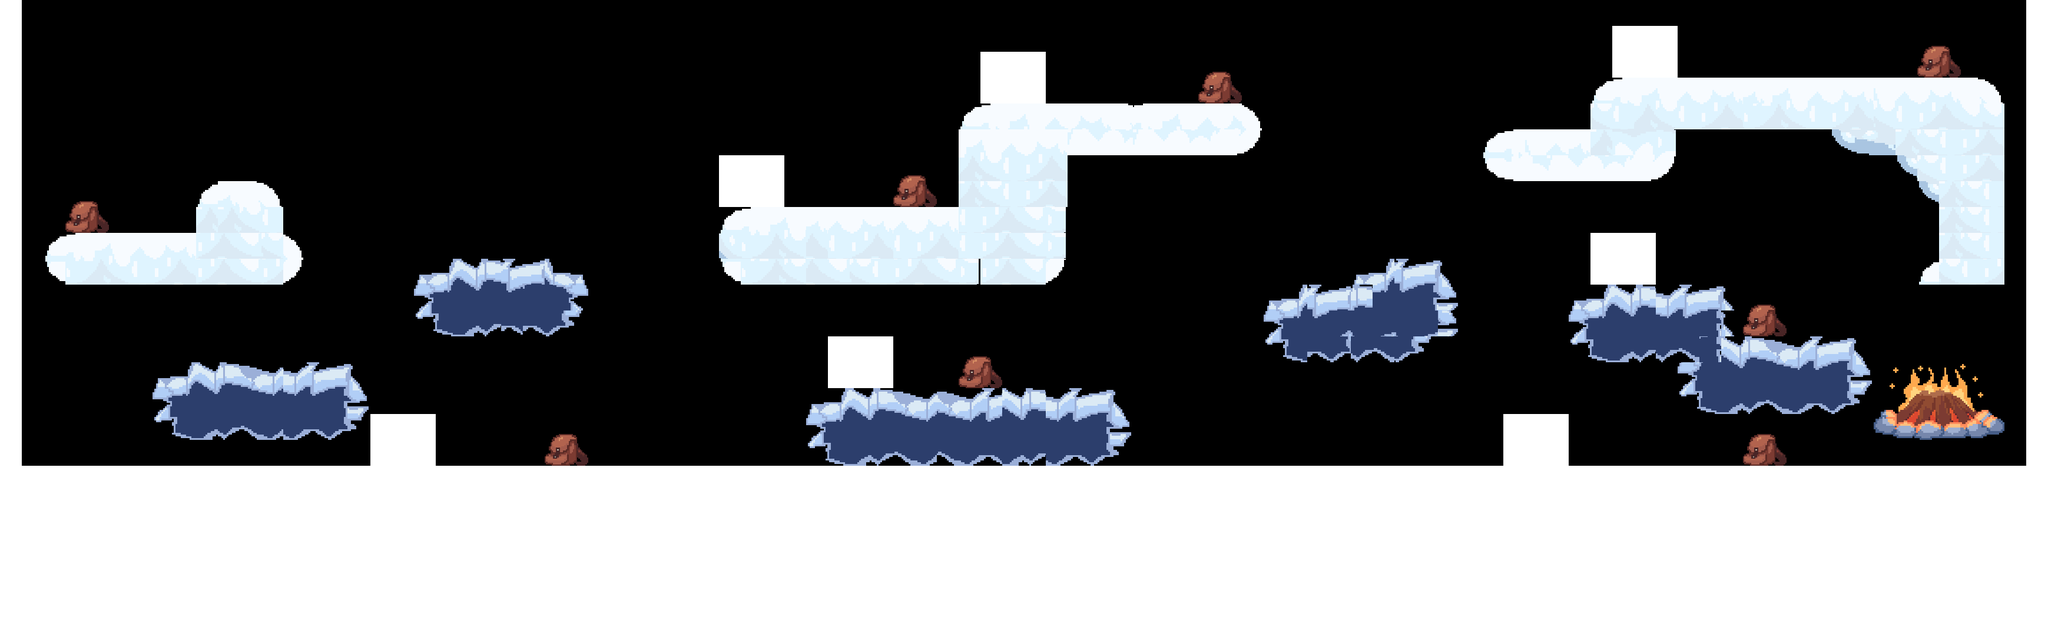

This is a level from a 2D game, rendered from its Tiled map with the project's own tilesets. A one-line summary and the map file follow, with tile-layer data summarised:
An orthogonal 94x24 tile map with 37x44 px tiles, 5 tile layers (Tiles, Tiles_gear, Next, Collisions_bear, ...), 5 tilesets and 152 objects.

<map version="1.10" tiledversion="1.10.1" orientation="orthogonal" renderorder="right-down" width="94" height="24" tilewidth="37" tileheight="44" infinite="0" nextlayerid="8" nextobjectid="2">
 <editorsettings>
  <export target="TileMap003.json" format="json" />
 </editorsettings>
 <tileset firstgid="1" name="Bgs" tilewidth="3811" tileheight="1056" spacing="12" tilecount="3" columns="1">
  <image source="../resources/backgrounds/all_bgs.jpg" trans="ff00ff" width="3840" height="3240" />
 </tileset>
 <tileset firstgid="4" name="Collisions" tilewidth="37" tileheight="44" tilecount="16" columns="4">
  <image source="../resources/props/Collision.png" trans="ff00ff" width="182" height="182" />
  <tile id="0">
   <objectgroup draworder="index" id="2">
    <object id="1" x="0" y="0" width="37" height="44" />
   </objectgroup>
  </tile>
  <tile id="1">
   <objectgroup draworder="index" id="2">
    <object id="1" x="0" y="0" width="37" height="44" />
   </objectgroup>
  </tile>
  <tile id="2">
   <objectgroup draworder="index" id="2">
    <object id="1" x="0" y="0" width="37" height="44" />
   </objectgroup>
  </tile>
  <tile id="3">
   <objectgroup draworder="index" id="2">
    <object id="1" x="0" y="0" width="37" height="44" />
   </objectgroup>
  </tile>
  <tile id="4">
   <objectgroup draworder="index" id="2">
    <object id="1" x="0" y="0" width="37" height="44" />
   </objectgroup>
  </tile>
  <tile id="5">
   <objectgroup draworder="index" id="2">
    <object id="1" x="0" y="0" width="37" height="44" />
   </objectgroup>
  </tile>
  <tile id="6">
   <objectgroup draworder="index" id="2">
    <object id="1" x="0" y="0" width="37" height="44" />
   </objectgroup>
  </tile>
  <tile id="7">
   <objectgroup draworder="index" id="2">
    <object id="1" x="0" y="0" width="37" height="44" />
   </objectgroup>
  </tile>
  <tile id="8">
   <objectgroup draworder="index" id="2">
    <object id="1" x="0" y="0" width="37" height="44" />
   </objectgroup>
  </tile>
  <tile id="9">
   <objectgroup draworder="index" id="2">
    <object id="1" x="0" y="0" width="37" height="44" />
   </objectgroup>
  </tile>
  <tile id="10">
   <objectgroup draworder="index" id="2">
    <object id="1" x="0" y="0" width="37" height="44" />
   </objectgroup>
  </tile>
  <tile id="11">
   <objectgroup draworder="index" id="2">
    <object id="1" x="0" y="0" width="37" height="44" />
   </objectgroup>
  </tile>
  <tile id="12">
   <objectgroup draworder="index" id="2">
    <object id="1" x="0" y="0" width="37" height="44" />
   </objectgroup>
  </tile>
  <tile id="13">
   <objectgroup draworder="index" id="2">
    <object id="1" x="0" y="0" width="37" height="44" />
   </objectgroup>
  </tile>
  <tile id="14">
   <objectgroup draworder="index" id="2">
    <object id="1" x="0" y="0" width="37" height="44" />
   </objectgroup>
  </tile>
  <tile id="15">
   <objectgroup draworder="index" id="2">
    <object id="1" x="0" y="0" width="37" height="44" />
   </objectgroup>
  </tile>
 </tileset>
 <tileset firstgid="20" name="Campfire" tilewidth="37" tileheight="44" tilecount="18" columns="6">
  <image source="../resources/props/firepit.png" trans="ff00ff" width="222" height="132" />
 </tileset>
 <tileset firstgid="38" name="Obstacles_tileset" tilewidth="37" tileheight="44" tilecount="135" columns="9">
  <image source="../resources/props/obstacles.png" trans="ff00ff" width="333" height="660" />
  <tile id="0">
   <objectgroup draworder="index" id="4">
    <object id="5" x="1" y="0" width="36" height="44" />
   </objectgroup>
  </tile>
  <tile id="1">
   <objectgroup draworder="index" id="2">
    <object id="1" x="0" y="0" width="39" height="42" />
   </objectgroup>
  </tile>
  <tile id="2">
   <objectgroup draworder="index" id="2">
    <object id="1" x="1" y="-1" width="37" height="44" />
   </objectgroup>
  </tile>
  <tile id="3">
   <objectgroup draworder="index" id="2">
    <!-- 1 objects omitted --></objectgroup>
  </tile>
  <tile id="4">
   <objectgroup draworder="index" id="2">
    <!-- 1 objects omitted --></objectgroup>
  </tile>
  <tile id="5">
   <objectgroup draworder="index" id="2">
    <!-- 1 objects omitted --></objectgroup>
  </tile>
  <tile id="6">
   <objectgroup draworder="index" id="2">
    <!-- 2 objects omitted --></objectgroup>
  </tile>
  <tile id="7">
   <objectgroup draworder="index" id="2">
    <!-- 1 objects omitted --></objectgroup>
  </tile>
  <tile id="8">
   <objectgroup draworder="index" id="2">
    <!-- 1 objects omitted --></objectgroup>
  </tile>
  <tile id="9">
   <objectgroup draworder="index" id="2">
    <!-- 1 objects omitted --></objectgroup>
  </tile>
  <tile id="10">
   <objectgroup draworder="index" id="2">
    <!-- 1 objects omitted --></objectgroup>
  </tile>
  <tile id="11">
   <objectgroup draworder="index" id="2">
    <!-- 1 objects omitted --></objectgroup>
  </tile>
  <tile id="12">
   <objectgroup draworder="index" id="2">
    <!-- 1 objects omitted --></objectgroup>
  </tile>
  <tile id="13">
   <objectgroup draworder="index" id="2">
    <!-- 1 objects omitted --></objectgroup>
  </tile>
  <tile id="14">
   <objectgroup draworder="index" id="2">
    <!-- 1 objects omitted --></objectgroup>
  </tile>
  <tile id="15">
   <objectgroup draworder="index" id="2">
    <!-- 1 objects omitted --></objectgroup>
  </tile>
  <tile id="16">
   <objectgroup draworder="index" id="2">
    <!-- 1 objects omitted --></objectgroup>
  </tile>
  <tile id="17">
   <objectgroup draworder="index" id="2">
    <!-- 1 objects omitted --></objectgroup>
  </tile>
  <tile id="18">
   <objectgroup draworder="index" id="2">
    <!-- 1 objects omitted --></objectgroup>
  </tile>
  <tile id="19">
   <objectgroup draworder="index" id="2">
    <!-- 1 objects omitted --></objectgroup>
  </tile>
  <tile id="20">
   <objectgroup draworder="index" id="2">
    <!-- 1 objects omitted --></objectgroup>
  </tile>
  <tile id="21">
   <objectgroup draworder="index" id="2">
    <!-- 1 objects omitted --></objectgroup>
  </tile>
  <tile id="22">
   <objectgroup draworder="index" id="2">
    <!-- 1 objects omitted --></objectgroup>
  </tile>
  <tile id="23">
   <objectgroup draworder="index" id="2">
    <!-- 1 objects omitted --></objectgroup>
  </tile>
  <tile id="24">
   <objectgroup draworder="index" id="2">
    <!-- 1 objects omitted --></objectgroup>
  </tile>
  <tile id="25">
   <objectgroup draworder="index" id="2">
    <!-- 1 objects omitted --></objectgroup>
  </tile>
  <tile id="26">
   <objectgroup draworder="index" id="2">
    <!-- 1 objects omitted --></objectgroup>
  </tile>
  <tile id="27">
   <objectgroup draworder="index" id="2">
    <!-- 1 objects omitted --></objectgroup>
  </tile>
  <tile id="28">
   <objectgroup draworder="index" id="2">
    <!-- 1 objects omitted --></objectgroup>
  </tile>
  <tile id="29">
   <objectgroup draworder="index" id="2">
    <!-- 1 objects omitted --></objectgroup>
  </tile>
  <tile id="30">
   <objectgroup draworder="index" id="2">
    <!-- 1 objects omitted --></objectgroup>
  </tile>
  <tile id="31">
   <objectgroup draworder="index" id="2">
    <!-- 1 objects omitted --></objectgroup>
  </tile>
  <tile id="32">
   <objectgroup draworder="index" id="2">
    <!-- 1 objects omitted --></objectgroup>
  </tile>
  <tile id="33">
   <objectgroup draworder="index" id="2">
    <!-- 1 objects omitted --></objectgroup>
  </tile>
  <tile id="34">
   <objectgroup draworder="index" id="2">
    <!-- 1 objects omitted --></objectgroup>
  </tile>
  <tile id="35">
   <objectgroup draworder="index" id="2">
    <!-- 1 objects omitted --></objectgroup>
  </tile>
  <tile id="36">
   <objectgroup draworder="index" id="2">
    <!-- 1 objects omitted --></objectgroup>
  </tile>
  <tile id="37">
   <objectgroup draworder="index" id="2">
    <!-- 1 objects omitted --></objectgroup>
  </tile>
  <tile id="38">
   <objectgroup draworder="index" id="2">
    <!-- 1 objects omitted --></objectgroup>
  </tile>
  <tile id="39">
   <objectgroup draworder="index" id="2">
    <!-- 1 objects omitted --></objectgroup>
  </tile>
  <tile id="40">
   <objectgroup draworder="index" id="2">
    <!-- 1 objects omitted --></objectgroup>
  </tile>
  <tile id="41">
   <objectgroup draworder="index" id="2">
    <!-- 1 objects omitted --></objectgroup>
  </tile>
  <tile id="42">
   <objectgroup draworder="index" id="2">
    <!-- 1 objects omitted --></objectgroup>
  </tile>
  <tile id="43">
   <objectgroup draworder="index" id="2">
    <!-- 1 objects omitted --></objectgroup>
  </tile>
  <tile id="44">
   <objectgroup draworder="index" id="2">
    <!-- 1 objects omitted --></objectgroup>
  </tile>
  <tile id="45">
   <objectgroup draworder="index" id="2">
    <!-- 1 objects omitted --></objectgroup>
  </tile>
  <tile id="46">
   <objectgroup draworder="index" id="2">
    <!-- 1 objects omitted --></objectgroup>
  </tile>
  <tile id="47">
   <objectgroup draworder="index" id="2">
    <!-- 1 objects omitted --></objectgroup>
  </tile>
  <tile id="48">
   <objectgroup draworder="index" id="2">
    <!-- 1 objects omitted --></objectgroup>
  </tile>
  <tile id="49">
   <objectgroup draworder="index" id="2">
    <!-- 1 objects omitted --></objectgroup>
  </tile>
  <tile id="50">
   <objectgroup draworder="index" id="2">
    <!-- 1 objects omitted --></objectgroup>
  </tile>
  <tile id="51">
   <objectgroup draworder="index" id="2">
    <!-- 1 objects omitted --></objectgroup>
  </tile>
  <tile id="52">
   <objectgroup draworder="index" id="2">
    <!-- 1 objects omitted --></objectgroup>
  </tile>
  <tile id="53">
   <objectgroup draworder="index" id="2">
    <!-- 1 objects omitted --></objectgroup>
  </tile>
  <tile id="54">
   <objectgroup draworder="index" id="2">
    <!-- 1 objects omitted --></objectgroup>
  </tile>
  <tile id="55">
   <objectgroup draworder="index" id="2">
    <!-- 1 objects omitted --></objectgroup>
  </tile>
  <tile id="56">
   <objectgroup draworder="index" id="2">
    <!-- 1 objects omitted --></objectgroup>
  </tile>
  <tile id="57">
   <objectgroup draworder="index" id="2">
    <!-- 1 objects omitted --></objectgroup>
  </tile>
  <tile id="58">
   <objectgroup draworder="index" id="2">
    <!-- 1 objects omitted --></objectgroup>
  </tile>
  <tile id="59">
   <objectgroup draworder="index" id="2">
    <!-- 1 objects omitted --></objectgroup>
  </tile>
  <tile id="60">
   <objectgroup draworder="index" id="2">
    <!-- 1 objects omitted --></objectgroup>
  </tile>
  <tile id="61">
   <objectgroup draworder="index" id="2">
    <!-- 1 objects omitted --></objectgroup>
  </tile>
  <tile id="62">
   <objectgroup draworder="index" id="2">
    <!-- 1 objects omitted --></objectgroup>
  </tile>
  <tile id="63">
   <objectgroup draworder="index" id="2">
    <!-- 1 objects omitted --></objectgroup>
  </tile>
  <tile id="64">
   <objectgroup draworder="index" id="2">
    <!-- 1 objects omitted --></objectgroup>
  </tile>
  <tile id="65">
   <objectgroup draworder="index" id="2">
    <!-- 1 objects omitted --></objectgroup>
  </tile>
  <tile id="66">
   <objectgroup draworder="index" id="2">
    <!-- 1 objects omitted --></objectgroup>
  </tile>
  <tile id="68">
   <objectgroup draworder="index" id="2">
    <!-- 1 objects omitted --></objectgroup>
  </tile>
  <tile id="69">
   <objectgroup draworder="index" id="2">
    <!-- 1 objects omitted --></objectgroup>
  </tile>
  <tile id="70">
   <objectgroup draworder="index" id="2">
    <!-- 1 objects omitted --></objectgroup>
  </tile>
  <tile id="71">
   <objectgroup draworder="index" id="2">
    <!-- 1 objects omitted --></objectgroup>
  </tile>
  <tile id="72">
   <objectgroup draworder="index" id="2">
    <!-- 1 objects omitted --></objectgroup>
  </tile>
  <tile id="73">
   <objectgroup draworder="index" id="2">
    <!-- 1 objects omitted --></objectgroup>
  </tile>
  <tile id="74">
   <objectgroup draworder="index" id="2">
    <!-- 1 objects omitted --></objectgroup>
  </tile>
  <tile id="75">
   <objectgroup draworder="index" id="2">
    <!-- 1 objects omitted --></objectgroup>
  </tile>
  <tile id="76">
   <objectgroup draworder="index" id="2">
    <!-- 1 objects omitted --></objectgroup>
  </tile>
  <tile id="77">
   <objectgroup draworder="index" id="2">
    <!-- 1 objects omitted --></objectgroup>
  </tile>
  <tile id="78">
   <objectgroup draworder="index" id="2">
    <!-- 1 objects omitted --></objectgroup>
  </tile>
  <tile id="79">
   <objectgroup draworder="index" id="2">
    <!-- 1 objects omitted --></objectgroup>
  </tile>
  <tile id="80">
   <objectgroup draworder="index" id="2">
    <!-- 1 objects omitted --></objectgroup>
  </tile>
  <tile id="81">
   <objectgroup draworder="index" id="2">
    <!-- 1 objects omitted --></objectgroup>
  </tile>
  <tile id="82">
   <objectgroup draworder="index" id="2">
    <!-- 1 objects omitted --></objectgroup>
  </tile>
  <tile id="83">
   <objectgroup draworder="index" id="2">
    <!-- 1 objects omitted --></objectgroup>
  </tile>
  <tile id="84">
   <objectgroup draworder="index" id="2">
    <!-- 1 objects omitted --></objectgroup>
  </tile>
  <tile id="85">
   <objectgroup draworder="index" id="2">
    <!-- 1 objects omitted --></objectgroup>
  </tile>
  <tile id="86">
   <objectgroup draworder="index" id="2">
    <!-- 1 objects omitted --></objectgroup>
  </tile>
  <tile id="87">
   <objectgroup draworder="index" id="2">
    <!-- 1 objects omitted --></objectgroup>
  </tile>
  <tile id="88">
   <objectgroup draworder="index" id="2">
    <!-- 1 objects omitted --></objectgroup>
  </tile>
  <tile id="89">
   <objectgroup draworder="index" id="2">
    <!-- 1 objects omitted --></objectgroup>
  </tile>
  <tile id="90">
   <objectgroup draworder="index" id="2">
    <!-- 1 objects omitted --></objectgroup>
  </tile>
  <tile id="91">
   <objectgroup draworder="index" id="2">
    <!-- 1 objects omitted --></objectgroup>
  </tile>
  <tile id="92">
   <objectgroup draworder="index" id="2">
    <!-- 1 objects omitted --></objectgroup>
  </tile>
  <tile id="93">
   <objectgroup draworder="index" id="2">
    <!-- 1 objects omitted --></objectgroup>
  </tile>
  <tile id="94">
   <objectgroup draworder="index" id="2">
    <!-- 1 objects omitted --></objectgroup>
  </tile>
  <tile id="95">
   <objectgroup draworder="index" id="2">
    <!-- 1 objects omitted --></objectgroup>
  </tile>
  <tile id="96">
   <objectgroup draworder="index" id="2">
    <!-- 1 objects omitted --></objectgroup>
  </tile>
  <tile id="97">
   <objectgroup draworder="index" id="2">
    <!-- 1 objects omitted --></objectgroup>
  </tile>
  <tile id="98">
   <objectgroup draworder="index" id="2">
    <!-- 1 objects omitted --></objectgroup>
  </tile>
  <tile id="99">
   <objectgroup draworder="index" id="2">
    <!-- 1 objects omitted --></objectgroup>
  </tile>
  <tile id="100">
   <objectgroup draworder="index" id="2">
    <!-- 1 objects omitted --></objectgroup>
  </tile>
  <tile id="101">
   <objectgroup draworder="index" id="2">
    <!-- 1 objects omitted --></objectgroup>
  </tile>
  <tile id="102">
   <objectgroup draworder="index" id="2">
    <!-- 1 objects omitted --></objectgroup>
  </tile>
  <tile id="103">
   <objectgroup draworder="index" id="2">
    <!-- 1 objects omitted --></objectgroup>
  </tile>
  <tile id="104">
   <objectgroup draworder="index" id="2">
    <!-- 1 objects omitted --></objectgroup>
  </tile>
  <tile id="105">
   <objectgroup draworder="index" id="2">
    <!-- 1 objects omitted --></objectgroup>
  </tile>
  <tile id="106">
   <objectgroup draworder="index" id="2">
    <!-- 1 objects omitted --></objectgroup>
  </tile>
  <tile id="107">
   <objectgroup draworder="index" id="2">
    <!-- 1 objects omitted --></objectgroup>
  </tile>
  <tile id="108">
   <objectgroup draworder="index" id="2">
    <!-- 1 objects omitted --></objectgroup>
  </tile>
  <tile id="109">
   <objectgroup draworder="index" id="2">
    <!-- 1 objects omitted --></objectgroup>
  </tile>
  <tile id="110">
   <objectgroup draworder="index" id="2">
    <!-- 1 objects omitted --></objectgroup>
  </tile>
  <tile id="111">
   <objectgroup draworder="index" id="2">
    <!-- 1 objects omitted --></objectgroup>
  </tile>
  <tile id="112">
   <objectgroup draworder="index" id="2">
    <!-- 1 objects omitted --></objectgroup>
  </tile>
  <tile id="113">
   <objectgroup draworder="index" id="2">
    <!-- 1 objects omitted --></objectgroup>
  </tile>
  <tile id="114">
   <objectgroup draworder="index" id="2">
    <!-- 1 objects omitted --></objectgroup>
  </tile>
  <tile id="115">
   <objectgroup draworder="index" id="2">
    <!-- 1 objects omitted --></objectgroup>
  </tile>
  <tile id="116">
   <objectgroup draworder="index" id="2">
    <!-- 1 objects omitted --></objectgroup>
  </tile>
  <tile id="117">
   <objectgroup draworder="index" id="2">
    <!-- 1 objects omitted --></objectgroup>
  </tile>
  <tile id="118">
   <objectgroup draworder="index" id="2">
    <!-- 1 objects omitted --></objectgroup>
  </tile>
  <tile id="119">
   <objectgroup draworder="index" id="2">
    <!-- 1 objects omitted --></objectgroup>
  </tile>
  <tile id="120">
   <objectgroup draworder="index" id="2">
    <!-- 1 objects omitted --></objectgroup>
  </tile>
  <tile id="121">
   <objectgroup draworder="index" id="2">
    <!-- 1 objects omitted --></objectgroup>
  </tile>
  <tile id="122">
   <objectgroup draworder="index" id="2">
    <!-- 1 objects omitted --></objectgroup>
  </tile>
  <tile id="123">
   <objectgroup draworder="index" id="2">
    <!-- 1 objects omitted --></objectgroup>
  </tile>
  <tile id="124">
   <objectgroup draworder="index" id="2">
    <!-- 1 objects omitted --></objectgroup>
  </tile>
  <tile id="125">
   <objectgroup draworder="index" id="2">
    <!-- 1 objects omitted --></objectgroup>
  </tile>
  <tile id="126">
   <objectgroup draworder="index" id="2">
    <!-- 1 objects omitted --></objectgroup>
  </tile>
  <tile id="127">
   <objectgroup draworder="index" id="2">
    <!-- 1 objects omitted --></objectgroup>
  </tile>
  <tile id="128">
   <objectgroup draworder="index" id="2">
    <!-- 1 objects omitted --></objectgroup>
  </tile>
  <tile id="129">
   <objectgroup draworder="index" id="2">
    <!-- 1 objects omitted --></objectgroup>
  </tile>
  <tile id="130">
   <objectgroup draworder="index" id="2">
    <!-- 1 objects omitted --></objectgroup>
  </tile>
  <tile id="131">
   <objectgroup draworder="index" id="2">
    <!-- 1 objects omitted --></objectgroup>
  </tile>
  <tile id="132">
   <objectgroup draworder="index" id="2">
    <!-- 1 objects omitted --></objectgroup>
  </tile>
  <tile id="133">
   <objectgroup draworder="index" id="2">
    <!-- 1 objects omitted --></objectgroup>
  </tile>
  <tile id="134">
   <objectgroup draworder="index" id="2">
    <!-- 1 objects omitted --></objectgroup>
  </tile>
 </tileset>
 <tileset firstgid="173" name="Gear_tile" tilewidth="37" tileheight="44" tilecount="4" columns="2">
  <image source="../resources/props/gear_tile.png" trans="ff00ff" width="74" height="88" />
 </tileset>
 <objectgroup id="2" name="Bgs">
  <!-- 1 objects omitted --></objectgroup>
 <layer id="3" name="Tiles" width="94" height="24">
  <data>[2256 cells, 379 non-empty, 48 distinct tile ids]</data>
 </layer>
 <layer id="4" name="Tiles_gear" width="94" height="24">
  <data>[2256 cells, 32 non-empty, 4 distinct tile ids]</data>
 </layer>
 <layer id="5" name="Next" width="94" height="24">
  <data>[2256 cells, 18 non-empty, 18 distinct tile ids]</data>
 </layer>
 <layer id="6" name="Collisions_bear" width="94" height="24">
  <data>[2256 cells, 42 non-empty, 6 distinct tile ids]</data>
 </layer>
 <layer id="7" name="Collisions" width="94" height="24">
  <data>[2256 cells, 600 non-empty, 16 distinct tile ids]</data>
 </layer>
</map>
<!-- 133 of 152 objects omitted -->
